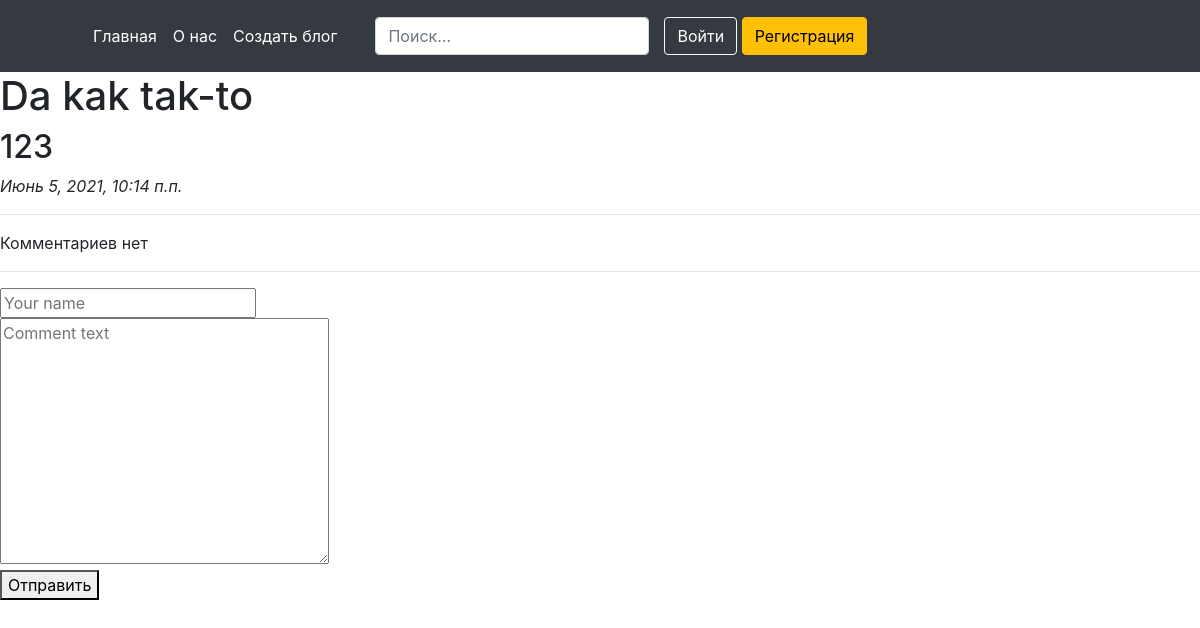
Before: /article/5/ with the older database file.
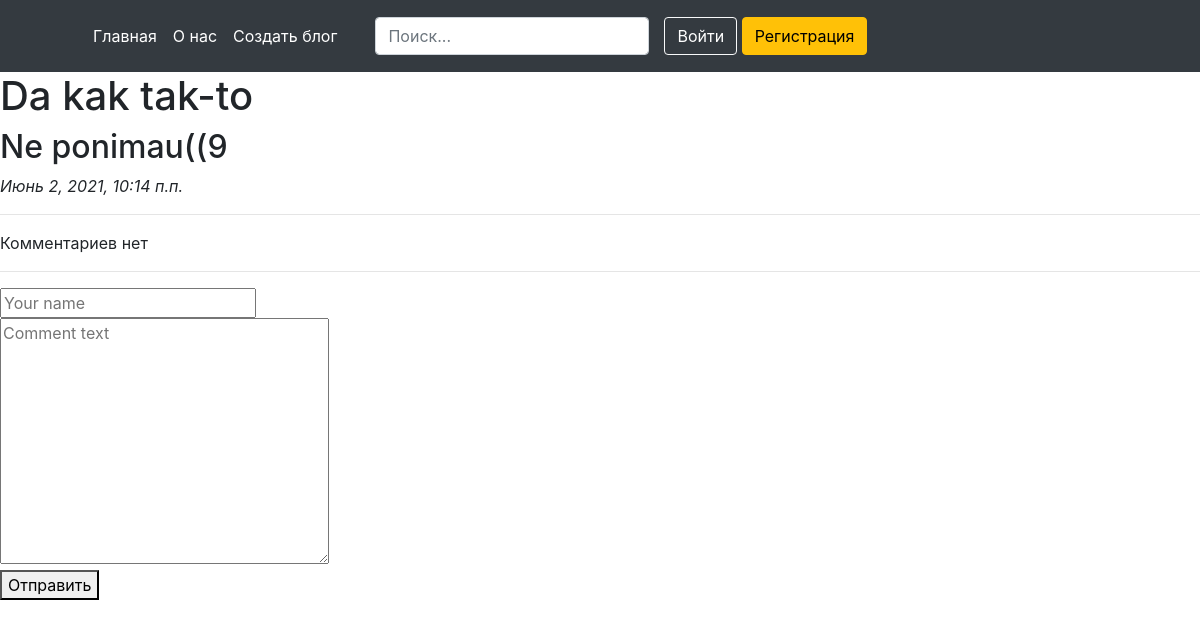
After: the same page with the newer database file.
### main/models.py (models this page shows, shortened)
class Task(models.Model):
    title = models.CharField('Title', max_length=200)
    task = models.TextField('Description')
    publication = models.DateTimeField(auto_now_add=True)
    class Meta:
        verbose_name = 'Статья'
        verbose_name_plural = 'Статьи'

### main/views.py (the view)
# urls.py: path('article/<int:pk>/', views.detail, name='detail'),
def detail(request, pk):
    try:
        article = Task.objects.get(id=pk)
        latest_comments = article.comment_set.order_by("-id")[:10]
    except:
        raise Http404('Статья не найдена')
    return render(request, 'main/detail.html', {'article': article, 'latest_comments': latest_comments})

### main/templates/main/detail.html (shortened to what this page needs)
{% extends 'main/base.html' %}
{% block content %}
     <h1>{{ article.title }}</h1>
         <h2>{{article.task}}</h2>
            <em>{{article.publication}}</em>
<hr>
{% if latest_comments %}
    {% for i in latest_comments %}
            <strong>{{i.author}}</strong>
            <p>{{i.comment_text}}</p>
{% endfor %}
{% else %}
Комментариев нет
{% endif %}
<hr>
<form action="{% url 'comment' article.id %}" method="POST">
    <input type="text" required placeholder="Your name" name="name"><br>
    <textarea name="text" required="" placeholder="Comment text" cols="30" rows="10"></textarea><br>
    <button type="submit">Отправить</button>
</form>
{% endblock %}

Changed rows visible on the page:
changed Task "Da kak tak-to": task "123" → "Ne ponimau((9"; publication "Июнь 5, 2021, 10:14 п.п." → "Июнь 2, 2021, 10:14 п.п."
